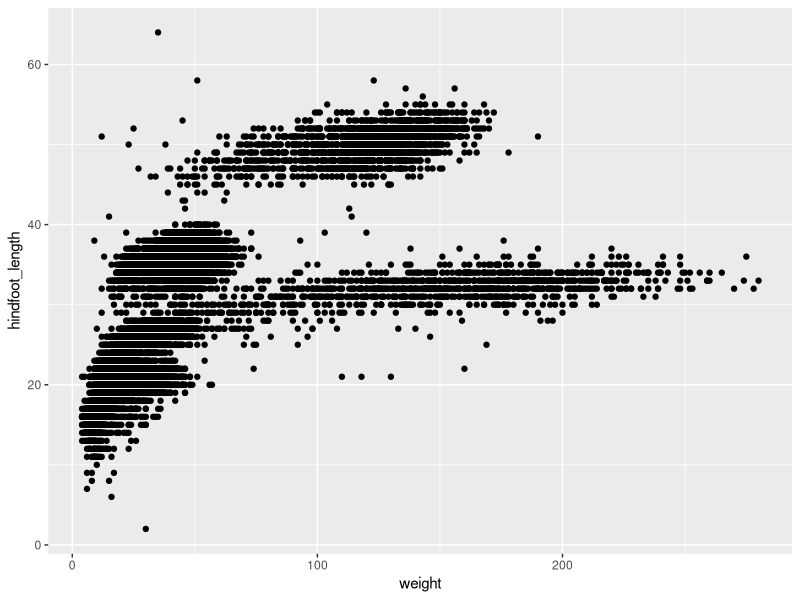
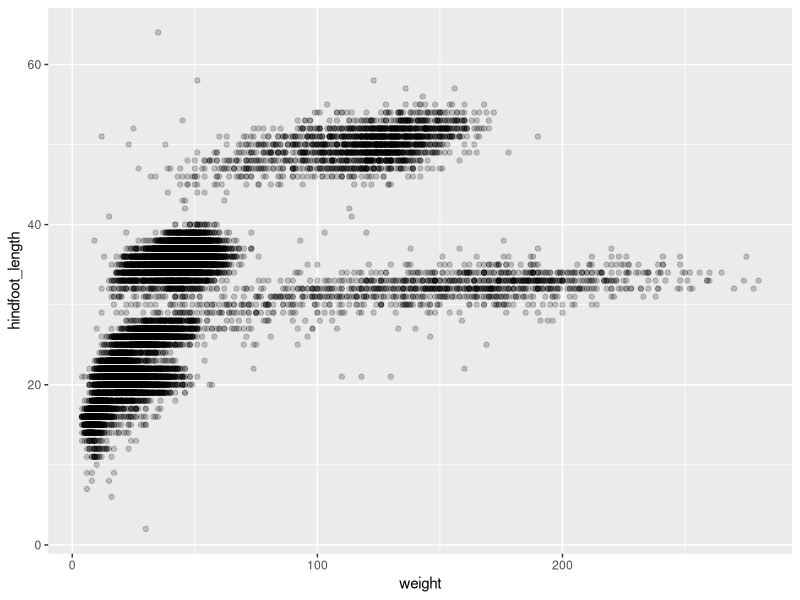
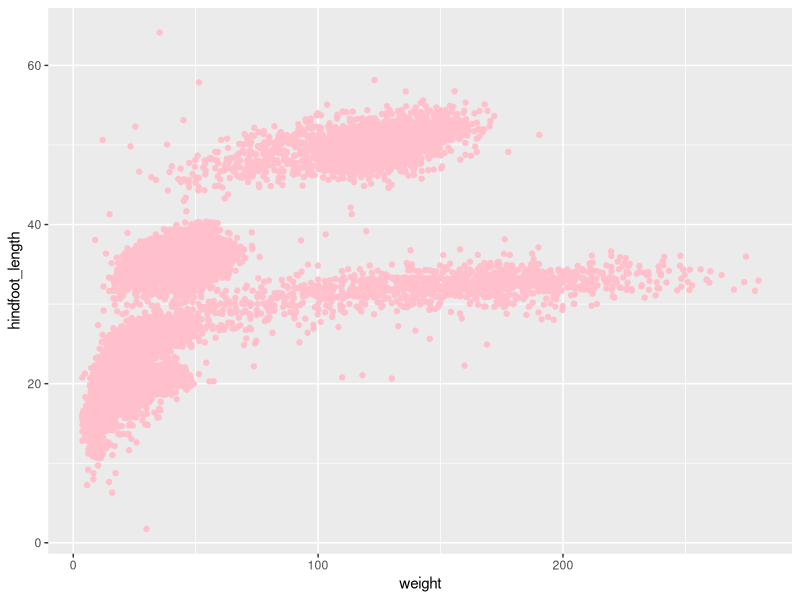
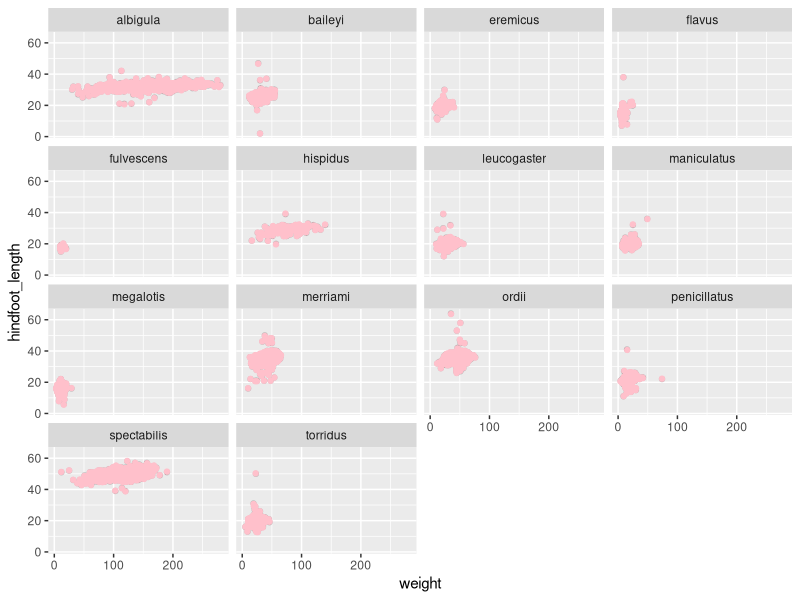
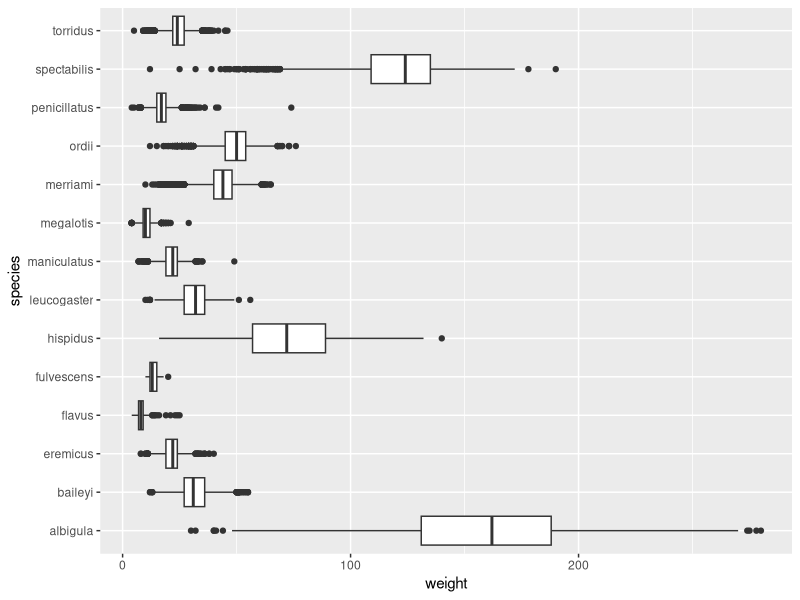
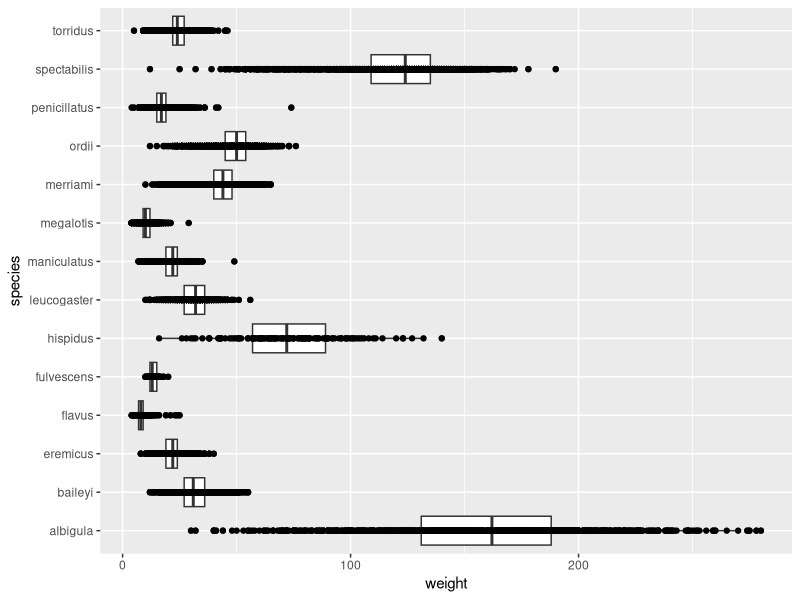
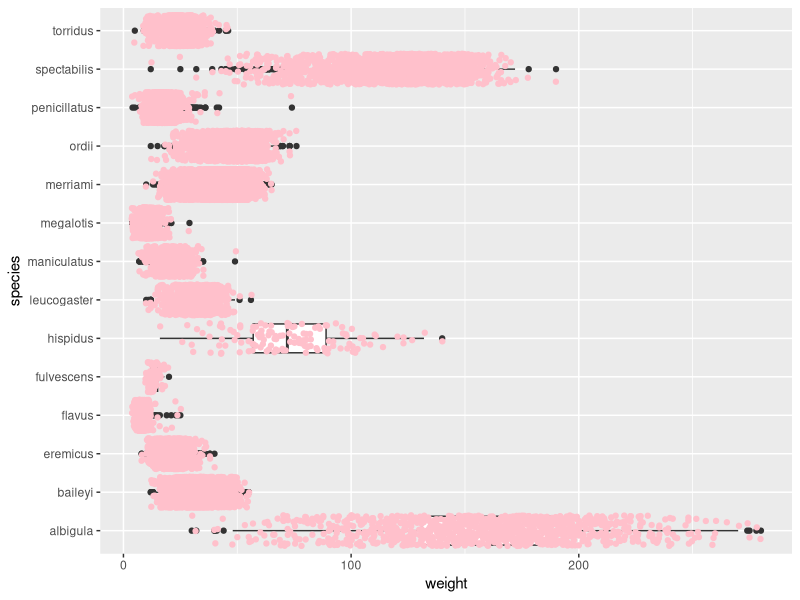
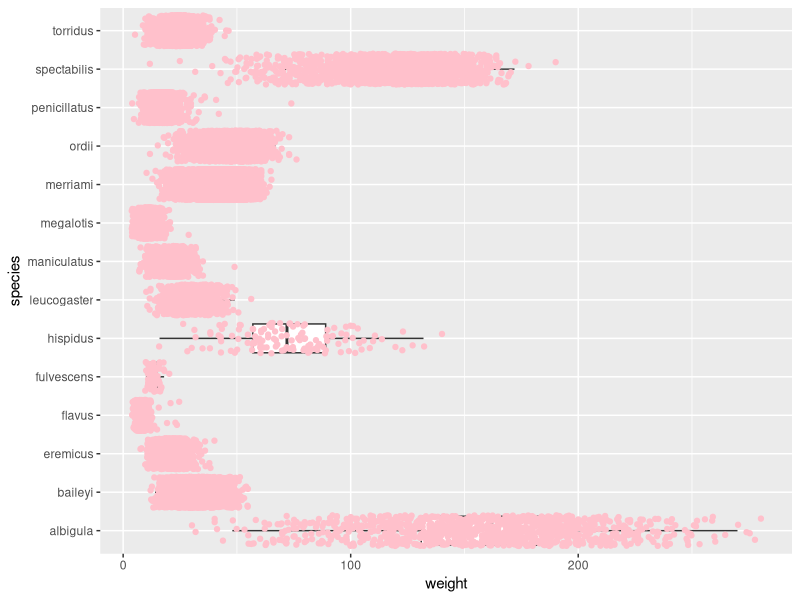

Generate these figures, in order, with R:
## ---- chunk 1
#| message: false
library(tidyverse)
library(here)
## ---- chunk 2
# Code for question 1! 
surveys <- read_csv(here::here("supporting_artifacts" , "Datasets" , "surveys.csv"))
## ---- chunk 3
nrow(surveys)
ncol(surveys)
## ---- chunk 4
str(surveys)
## ---- chunk 5
# Code for question 4! 
ggplot(data = surveys,
         mapping = aes(x = weight, y = hindfoot_length)) +
  geom_point()
## ---- chunk 6
#Code for question 5!
ggplot(data = surveys,
         mapping = aes(x = weight, y = hindfoot_length)) +
  geom_point(alpha = 0.2)
## ---- chunk 7
# Code for question 6! 
ggplot(data = surveys, 
       mapping = aes(x = weight, y = hindfoot_length)) +
  geom_jitter(color = "pink")
## ---- chunk 8
# Code for question 7
ggplot(data = surveys, 
       mapping = aes(x = weight, y = hindfoot_length)) +
  geom_point(alpha = 0.2) +
  geom_jitter(color = "pink") +
  facet_wrap(~species)
## ---- chunk 9
# Code for question 8 (and 9)!
ggplot(data = surveys, 
       mapping = aes(x = weight, y = species)) +
  geom_boxplot()
## ---- chunk 10
ggplot(data = surveys, 
       mapping = aes(x = weight, y = species)) +
  geom_boxplot() +
  geom_point() 
## ---- chunk 11
ggplot(data = surveys, 
       mapping = aes(x = weight, y = species)) +
  geom_boxplot() +
  geom_jitter(color = "pink") 
## ---- chunk 12
ggplot(data = surveys, 
       mapping = aes(x = weight, y = species)) +
  geom_boxplot(outlier.shape = NA) +
  geom_jitter(color = "pink") 
## ---- chunk 13
# Code for question 10! 
ggplot(data = surveys, 
       mapping = aes(x = weight, y = species)) +
  geom_boxplot() +
  labs(x = 'weight (grams)', y = 'species of rodents')
## ---- chunk 14
# Code for question 11! 
ggplot(data = surveys, 
       mapping = aes(x = species, y = weight)) +
  geom_boxplot() +
  labs(x = 'species of rodent', y = 'weight (grams)')

